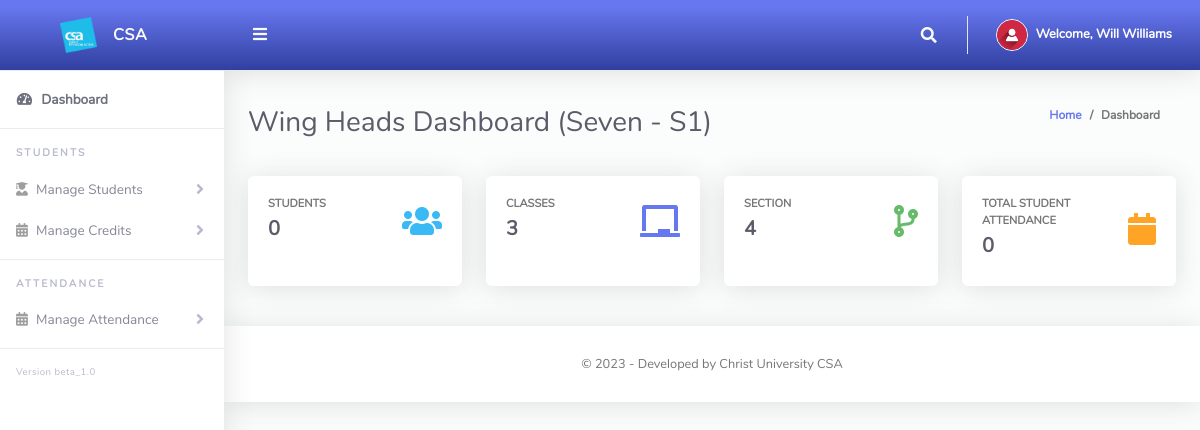
Screenshot of /ClassTeacher/index.php (signed in) with the database file from the repository.
### tables this page shows
CREATE TABLE `tbleventhead` (
  `Id` int(10) NOT NULL,
  `firstName` varchar(255) NOT NULL,
  `lastName` varchar(255) NOT NULL,
  `emailAddress` varchar(255) NOT NULL,
  `password` varchar(255) NOT NULL,
  `phoneNo` varchar(50) NOT NULL,
  `classId` varchar(10) NOT NULL,
  `classArmId` varchar(10) NOT NULL,
  `dateCreated` varchar(50) NOT NULL
);

CREATE TABLE `tblclassdivision` (
  `Id` int(10) NOT NULL,
  `classId` varchar(10) NOT NULL,
  `classArmName` varchar(255) NOT NULL,
  `isAssigned` varchar(10) NOT NULL
);

CREATE TABLE `tblclass` (
  `Id` int(10) NOT NULL,
  `className` varchar(255) NOT NULL
);

### ClassTeacher/index.php (the view, shortened to what this page needs)
<?php
include '../Includes/dbcon.php';
    $query = "SELECT tblclass.className,tblclassdivision.classArmName
    FROM tbleventhead
    INNER JOIN tblclass ON tblclass.Id = tbleventhead.classId
    INNER JOIN tblclassdivision ON tblclassdivision.Id = tbleventhead.classArmId
    Where tbleventhead.Id = '$_SESSION[userId]'";
    $rs = $conn->query($query);
    $rrw = $rs->fetch_assoc();
?>
<!DOCTYPE html>
<html lang="en">
<head>
  <link href="../vendor/fontawesome-free/css/all.min.css" rel="stylesheet" type="text/css">
  <link href="../vendor/bootstrap/css/bootstrap.min.css" rel="stylesheet" type="text/css">
  <link href="css/ruang-admin.min.css" rel="stylesheet">
</head>
<body id="page-top">
  <div id="wrapper">
   <?php include "Includes/sidebar.php";?>
    <div id="content-wrapper" class="d-flex flex-column">
      <div id="content">
           <?php include "Includes/topbar.php";?>
        <div class="container-fluid" id="container-wrapper">
          <div class="d-sm-flex align-items-center justify-content-between mb-4">
            <h1 class="h3 mb-0 text-gray-800">Wing Heads Dashboard (<?php echo $rrw['className'].' - '.$rrw['classArmName'];?>)</h1>
            <ol class="breadcrumb">
              <li class="breadcrumb-item"><a href="./">Home</a></li>
              <li class="breadcrumb-item active" aria-current="page">Dashboard</li>
            </ol>
          </div>
          <div class="row mb-3">
          <?php
$query1=mysqli_query($conn,"SELECT * from tblstudents where classId = '$_SESSION[classId]' and classArmId = '$_SESSION[classArmId]'");
$students = mysqli_num_rows($query1);
?>
            <div class="col-xl-3 col-md-6 mb-4">
              <div class="card h-100">
                <div class="card-body">
                  <div class="row no-gutters align-items-center">
                    <div class="col mr-2">
                      <div class="text-xs font-weight-bold text-uppercase mb-1">Students</div>
                      <div class="h5 mb-0 mr-3 font-weight-bold text-gray-800"><?php echo $students;?></div>
                    </div>
                    <div class="col-auto">
                      <i class="fas fa-users fa-2x text-info"></i>
                    </div>
                  </div>
                </div>
              </div>
            </div>
             <?php
$query1=mysqli_query($conn,"SELECT * from tblclass");
$class = mysqli_num_rows($query1);
?>
            <div class="col-xl-3 col-md-6 mb-4">
              <div class="card h-100">
                <div class="card-body">
                  <div class="row align-items-center">
                    <div class="col mr-2">
                      <div class="text-xs font-weight-bold text-uppercase mb-1">Classes</div>
                      <div class="h5 mb-0 font-weight-bold text-gray-800"><?php echo $class;?></div>
                    </div>
                    <div class="col-auto">
                      <i class="fas fa-chalkboard fa-2x text-primary"></i>
                    </div>
                  </div>
                </div>
              </div>
            </div>
             <?php
$query1=mysqli_query($conn,"SELECT * from tblclassdivision");
$classArms = mysqli_num_rows($query1);
?>
            <div class="col-xl-3 col-md-6 mb-4">
              <div class="card h-100">
                <div class="card-body">
                  <div class="row no-gutters align-items-center">
                    <div class="col mr-2">
                      <div class="text-xs font-weight-bold text-uppercase mb-1">Section</div>
                      <div class="h5 mb-0 font-weight-bold text-gray-800"><?php echo $classArms;?></div>
                    </div>
                    <div class="col-auto">
                      <i class="fas fa-code-branch fa-2x text-success"></i>
                    </div>
                  </div>
                </div>
              </div>
            </div>
            <?php
$query1=mysqli_query($conn,"SELECT * from tblattendance where classId = '$_SESSION[classId]' and classArmId = '$_SESSION[classArmId]'");
$totAttendance = mysqli_num_rows($query1);
?>
            <div class="col-xl-3 col-md-6 mb-4">
              <div class="card h-100">
                <div class="card-body">
                  <div class="row no-gutters align-items-center">
                    <div class="col mr-2">
                      <div class="text-xs font-weight-bold text-uppercase mb-1">Total Student Attendance</div>
                      <div class="h5 mb-0 font-weight-bold text-gray-800"><?php echo $totAttendance;?></div>
                    </div>
                    <div class="col-auto">
                      <i class="fas fa-calendar fa-2x text-warning"></i>
                    </div>
                  </div>
                </div>
              </div>
            </div>
        </div>
      </div>
      <?php include 'includes/footer.php';?>
    </div>
  </div>
</body>
</html>

### ClassTeacher/Includes/topbar.php (shortened to what this page needs)
<?php
  $query = "SELECT * FROM tbleventhead WHERE Id = ".$_SESSION['userId']."";
  $rs = $conn->query($query);
  $rows = $rs->fetch_assoc();
  $fullName = $rows['firstName']." ".$rows['lastName'];;
?>
<nav class="navbar navbar-expand navbar-light bg-gradient-primary topbar mb-4 static-top">
          <button id="sidebarToggleTop" class="btn btn-link rounded-circle mr-3">
            <i class="fa fa-bars"></i>
          </button>
          <ul class="navbar-nav ml-auto">
            <li class="nav-item dropdown no-arrow">
              <a class="nav-link dropdown-toggle" href="#" id="searchDropdown" role="button" data-toggle="dropdown"
                aria-haspopup="true" aria-expanded="false">
                <i class="fas fa-search fa-fw"></i>
              </a>
            </li>
            <li class="nav-item dropdown no-arrow">
              <a class="nav-link dropdown-toggle" href="#" id="userDropdown" role="button" data-toggle="dropdown"
                aria-haspopup="true" aria-expanded="false">
                <img class="img-profile rounded-circle" src="img/user-icn.png" style="max-width: 60px">
                <span class="ml-2 d-none d-lg-inline text-white small"><b>Welcome, <?php echo $fullName;?></b></span>
              </a>
            </li>
          </ul>
        </nav>

### rows the page displays
tbleventhead: fullName "Will Williams"
tblclassdivision: classId.className "Seven", classArmName "S1"

### other values shown
$students "0"
$class "3"
$classArms "4"
$totAttendance "0"
